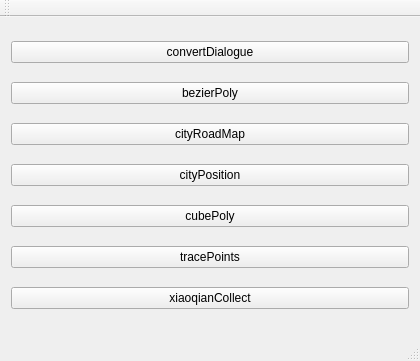
<?xml version="1.0" encoding="UTF-8"?>
<ui version="4.0">
 <class>MainWindow</class>
 <widget class="QMainWindow" name="MainWindow">
  <property name="geometry">
   <rect>
    <x>0</x>
    <y>0</y>
    <width>420</width>
    <height>361</height>
   </rect>
  </property>
  <property name="windowTitle">
   <string>MainWindow</string>
  </property>
  <widget class="QWidget" name="centralWidget">
   <layout class="QGridLayout" name="gridLayout">
    <item row="5" column="0">
     <widget class="QPushButton" name="tracePoints">
      <property name="text">
       <string>tracePoints</string>
      </property>
     </widget>
    </item>
    <item row="3" column="0">
     <widget class="QPushButton" name="cityPosition">
      <property name="text">
       <string>cityPosition</string>
      </property>
     </widget>
    </item>
    <item row="4" column="0">
     <widget class="QPushButton" name="cubePoly">
      <property name="text">
       <string>cubePoly</string>
      </property>
     </widget>
    </item>
    <item row="2" column="0">
     <widget class="QPushButton" name="cityRoadMap">
      <property name="text">
       <string>cityRoadMap</string>
      </property>
     </widget>
    </item>
    <item row="1" column="0">
     <widget class="QPushButton" name="bezierPoly">
      <property name="text">
       <string>bezierPoly</string>
      </property>
     </widget>
    </item>
    <item row="0" column="0">
     <widget class="QPushButton" name="convertDialogue">
      <property name="text">
       <string>convertDialogue</string>
      </property>
     </widget>
    </item>
    <item row="6" column="0">
     <widget class="QPushButton" name="xiaoqianCollect">
      <property name="text">
       <string>xiaoqianCollect</string>
      </property>
     </widget>
    </item>
   </layout>
  </widget>
  <widget class="QMenuBar" name="menuBar">
   <property name="geometry">
    <rect>
     <x>0</x>
     <y>0</y>
     <width>420</width>
     <height>22</height>
    </rect>
   </property>
  </widget>
  <widget class="QToolBar" name="mainToolBar">
   <attribute name="toolBarArea">
    <enum>TopToolBarArea</enum>
   </attribute>
   <attribute name="toolBarBreak">
    <bool>false</bool>
   </attribute>
  </widget>
  <widget class="QStatusBar" name="statusBar"/>
 </widget>
 <layoutdefault spacing="6" margin="11"/>
 <resources/>
 <connections/>
</ui>
